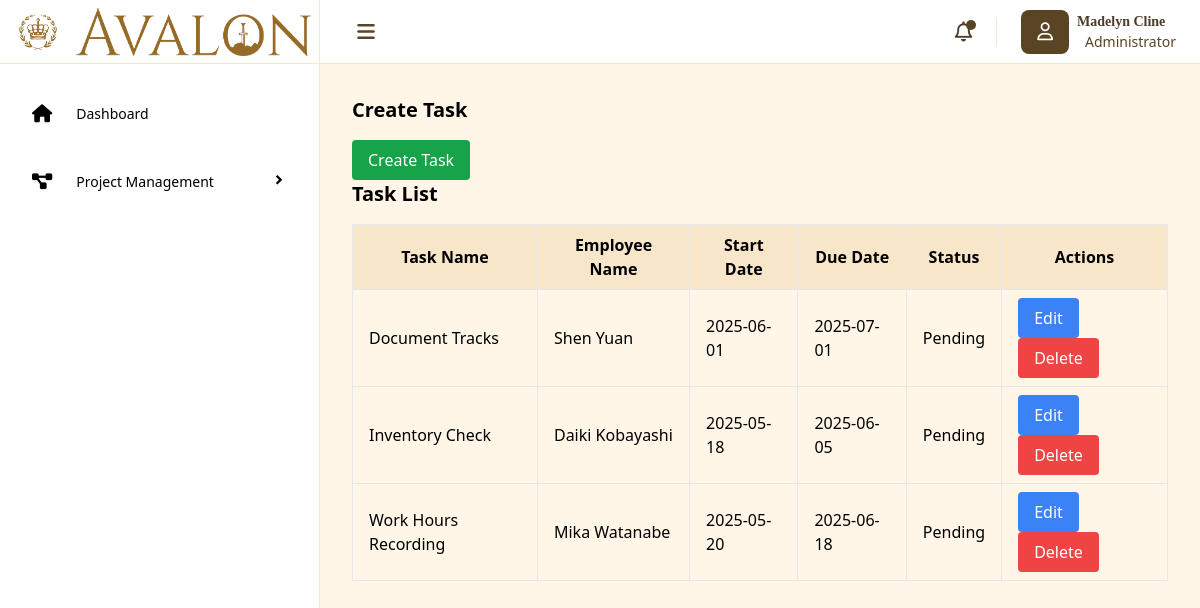
Screenshot of /project_task.php with the database file from the repository.
### tables this page shows
CREATE TABLE `projecttask` (
  `taskID` int NOT NULL AUTO_INCREMENT,
  `projectID` int NOT NULL DEFAULT '1',
  `taskName` varchar(255) NOT NULL,
  `employeeName` varchar(255) NOT NULL,
  `startDate` date NOT NULL,
  `dueDate` date NOT NULL,
  `status` enum('Pending','In Progress','Completed') NOT NULL DEFAULT 'Pending',
  `createdAt` datetime DEFAULT CURRENT_TIMESTAMP,
  `updatedAt` datetime DEFAULT CURRENT_TIMESTAMP ON UPDATE CURRENT_TIMESTAMP,
  PRIMARY KEY (`taskID`),
  UNIQUE KEY `taskName` (`taskName`,`employeeName`),
  KEY `projectID` (`projectID`),
  CONSTRAINT `projecttask_ibfk_1` FOREIGN KEY (`projectID`) REFERENCES `projects` (`projectID`)
);

### project_task.php (the view, shortened to what this page needs)
<?php
include('db.php');
$tasks = $conn->query("SELECT * FROM projecttask");
?>
<!DOCTYPE html>
<html lang="en">
<head>
    <script src="https://cdn.tailwindcss.com"></script>
    <link href='https://unpkg.com/boxicons@2.1.4/css/boxicons.min.css' rel='stylesheet'>
    <link rel="stylesheet" href="https://cdnjs.cloudflare.com/ajax/libs/font-awesome/6.7.2/css/all.min.css" />
</head>
<body>
    <div class="flex min-h-screen w-full">
        <div class="sidebar sidebar-expanded fixed z-50 overflow-hidden h-screen bg-white border-r border-[#F7E6CA] flex flex-col">
            <div class="h-16 border-b border-[#F7E6CA] flex items-center px-2 space-x-2">
                <h1 class="text-xl font-bold text-black p-2 rounded-xl"><img src="Logo\PNG\Logo.png" alt="Logo" class="h-12 w-auto"></h1>
                <h1 class="text-xl font-bold text-[#4E3B2A]"><img src="Logo\PNG\Logo-Name.png" alt="Logo" class="h-12 w-auto"></h1>
            </div>
            <div class="side-menu px-4 py-6">
                <ul class="space-y-4">
                    <div class="menu-option">
                        <a href="dashboard.php" class="menu-name flex justify-between items-center space-x-3 hover:bg-[#F7E6CA] px-4 py-3 rounded-lg">
                            <div class="flex items-center space-x-2">
                                <i class="fa-solid fa-house text-lg pr-4"></i>
                                <span class="text-sm font-medium">Dashboard</span>
                            </div>
                        </a>
                    </div>
                    <div class="menu-option">
                        <div class="menu-name flex justify-between items-center space-x-3 hover:bg-[#F7E6CA] px-4 py-3 rounded-lg transition duration-300 ease-in-out cursor-pointer" onclick="toggleDropdown('project-management-dropdown', this)">
                            <div class="flex items-center space-x-2">
                                <i class="fa-solid fa-project-diagram text-lg pr-4"></i>
                                <span class="text-sm font-medium">Project Management</span>
                            </div>
                            <div class="arrow">
                                <i class="bx bx-chevron-right text-[18px] font-semibold arrow-icon"></i>
                            </div>
                        </div>
                    </div>
                </ul>
            </div>
        </div>
        <div class="main w-full bg-[#FFF6E8] md:ml-[320px]">
            <nav class="h-16 w-full bg-white border-b border-[#F7E6CA] flex justify-between items-center px-6 py-4">
                <div class="left-nav flex items-center space-x-4 max-w-96 w-full">
                    <button aria-label="Toggle menu" class="menu-btn text-[#4E3B2A] focus:outline-none hover:bg-[#F7E6CA] hover:rounded-full">
                        <i class="fa-solid fa-bars text-[#594423] text-xl w-11 py-2"></i>
                    </button>
                </div>
                <div class="right-nav  items-center space-x-6 hidden lg:flex">
                    <button aria-label="Notifications" class="text-[#4E3B2A] focus:outline-none border-r border-[#F7E6CA] pr-6 relative">
                        <i class="fa-regular fa-bell text-xl"></i>
                        <span class="absolute top-0.5 right-5 block w-2.5 h-2.5 bg-[#594423] rounded-full"></span>
                    </button>
                    <div class="flex items-center space-x-2">
                        <i class="fa-regular fa-user bg-[#594423] text-white px-4 py-2 rounded-lg text-lg" aria-label="User profile"></i>
                        <div class="info flex flex-col py-2">
                            <h1 class="text-[#4E3B2A] font-semibold font-serif text-sm">Madelyn Cline</h1>
                            <p class="text-[#594423] text-sm pl-2">Administrator</p>
                        </div>
                    </div>
                </div>
            </nav>
            <main class="px-8 py-8">
                <h2 class="text-xl font-bold mb-4">Create Task</h2>
                <button onclick="openTaskModal()" class="bg-green-600 text-white px-4 py-2 rounded hover:bg-green-700">
                    Create Task</button>
                <h2 class="text-xl font-bold mb-4">Task List</h2>
                <table class="min-w-full table-auto border-collapse">
                    <thead>
                       <tr class="bg-[#F7E6CA]">
                       <th class="border px-4 py-2">Task Name</th>
                       <th class="border px-4 py-2">Employee Name</th>
                       <th class="border px-4 py-2">Start Date</th>
                       <th class="border px-4 py-2">Due Date</th>
                       <th class="border px-4 py-2">Status</th>
                       <th class="border px-4 py-2">Actions</th>
                       </tr>
                     </thead>
                     <tbody>
                        <?php while ($task = $tasks->fetch_assoc()): ?>
                            <tr>
                                <td class="border px-4 py-2"><?php echo $task['taskName']; ?></td>
                                <td class="border px-4 py-2"><?php echo $task['employeeName']; ?></td>
                                <td class="border px-4 py-2"><?php echo $task['startDate']; ?></td>
                                <td class="border px-4 py-2"><?php echo $task['dueDate']; ?></td>
                                <td class="border px-4 py-2"><?php echo $task['status']; ?></td>
                                <td class="border px-4 py-2">
                                    <button type="button" class="bg-blue-500 text-white px-4 py-2 rounded hover:bg-blue-600" onclick="openEditModal(
                                    '<?php echo $task['taskID']; ?>',
                                    '<?php echo $task['taskName']; ?>',
                                    '<?php echo $task['employeeName']; ?>',
                                    '<?php echo $task['startDate']; ?>',
                                    '<?php echo $task['dueDate']; ?>',
                                    '<?php echo $task['status']; ?>'
                                )">Edit</button>
                                <form method="POST" style="display:inline;">
                                    <button type="submit" name="delete_task" class="bg-red-500 text-white px-4 py-2 rounded hover:bg-red-600" onclick="return confirm('Delete this task?')">Delete</button>
                                </form>
                            </tr>
                        <?php endwhile; ?>
                     </tbody>
                </table>
            </main>
</body>
</html>

### project_task.php (style rules this page uses)
.sidebar-expanded { width: 320px; }
.menu-name::after { content: ''; position: absolute; left: 0; bottom: 0; height: 2px; width: 0; background-color: #4E3B2A; transition: width 0.3s ease; }

### rows the page displays
projecttask: taskName "Document Tracks", employeeName "Shen Yuan", startDate "2025-06-01", dueDate "2025-07-01", status "Pending"
projecttask: taskName "Inventory Check", employeeName "Daiki Kobayashi", startDate "2025-05-18", dueDate "2025-06-05", status "Pending"
projecttask: taskName "Work Hours Recording", employeeName "Mika Watanabe", startDate "2025-05-20", dueDate "2025-06-18", status "Pending"
